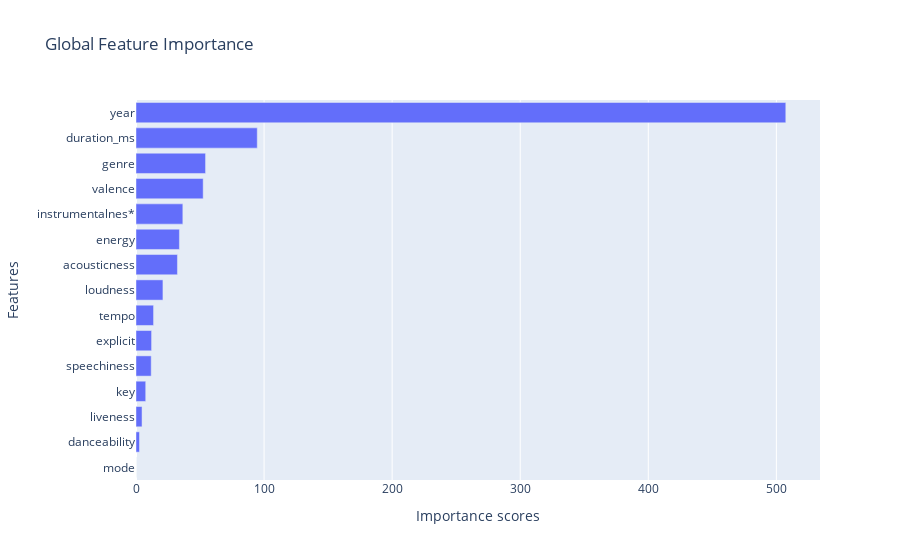

The cell this chart's notebook holds for it:
### Code cell
explainer.explain()['chi2'].ipython_plot()

### Figure 1 — Plotly figure (JSON) as saved in the notebook; plotly's stock layout.template omitted (floating-point values rounded to 4 significant figures)
{"data": [{"alignmentgroup": "True", "hovertemplate": "Importance scores=%{x}<br>Features=%{y}<extra></extra>", "legendgroup": "", "marker": {"color": "#636efa", "pattern": {"shape": ""}}, "name": "", "offsetgroup": "", "orientation": "h", "showlegend": false, "textposition": "auto", "type": "bar", "x": [0, 2.728, 4.716, 7.592, 11.88, 12.17, 13.71, 21.04, 32.37, 33.9, 36.57, 52.45, 54.32, 94.68, 507.4], "xaxis": "x", "y": ["mode", "danceability", "liveness", "key", "speechiness", "explicit", "tempo", "loudness", "acousticness", "energy", "instrumentalnes*", "valence", "genre", "duration_ms", "year"], "yaxis": "y"}], "layout": {"barmode": "relative", "legend": {"tracegroupgap": 0}, "title": {"text": "Global Feature Importance"}, "xaxis": {"anchor": "y", "domain": [0, 1], "title": {"text": "Importance scores"}}, "yaxis": {"anchor": "x", "domain": [0, 1], "title": {"text": "Features"}}}}
